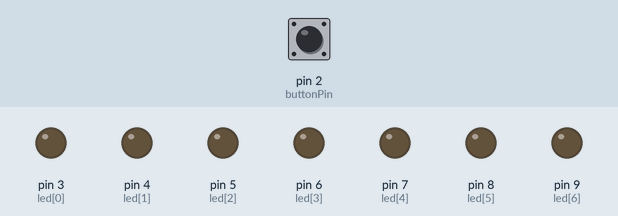
This sketch was run on a simulated Arduino Uno, built with avr-gcc and run on an emulated ATmega328P. Parts: output pins drawn as LEDs (lit = HIGH). The test bench sets the inputs (shaded band); at power-on: pin 2 (buttonPin) HIGH.

Above: at 1.2 s.
1.3 s: pin 2 (buttonPin) pulled LOW for 0.15 s
At 2.0 s:
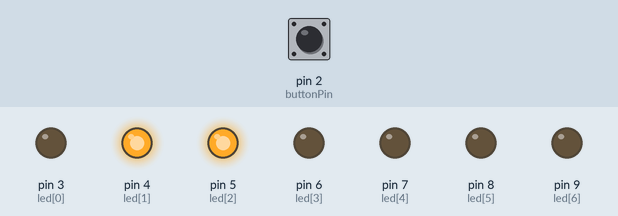
2.9 s: pin 2 (buttonPin) pulled LOW for 1 s
At 3.2 s:
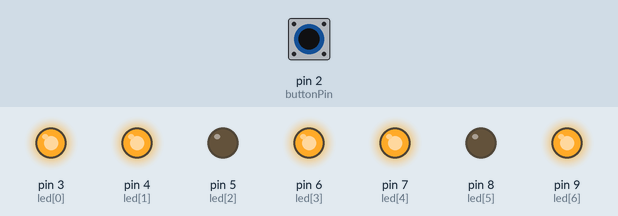
5.4 s: pin 2 (buttonPin) pulled LOW for 0.15 s
At 6.3 s:
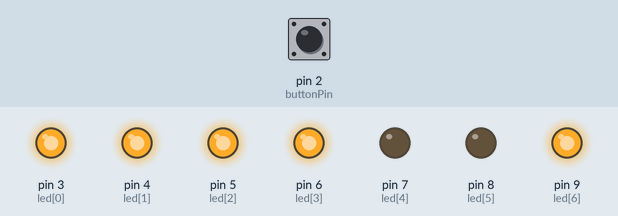
7.0 s: pin 2 (buttonPin) pulled LOW for 3.2 s
At 7.6 s:
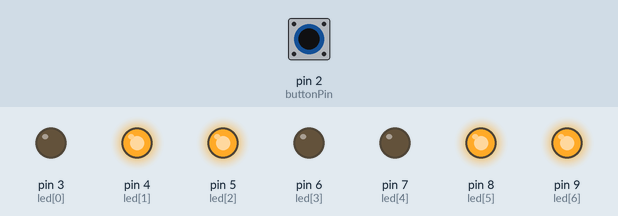
11.7 s: pin 2 (buttonPin) pulled LOW for 0.15 s
At 12.3 s:
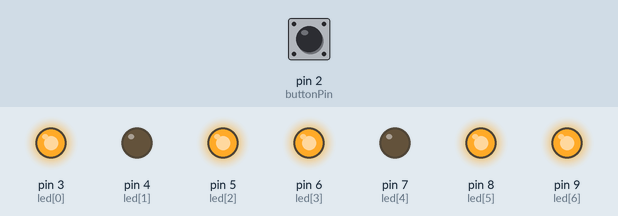
13.3 s: pin 2 (buttonPin) pulled LOW for 1 s
At 13.6 s:
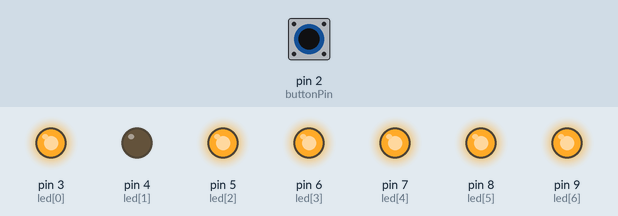
Timing chart, 0 to 16.3 s (numbered marks = the images above; inputs shaded):
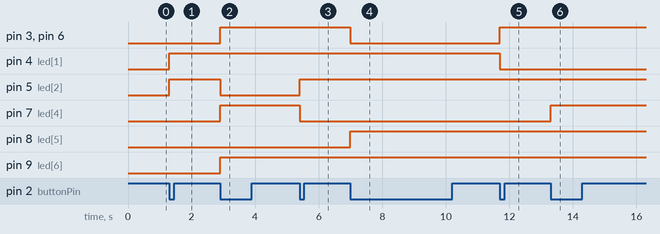

Measured:
- after the input at 1.3 s, pin 4 (led[1]), pin 5 (led[2]): LOW → HIGH at once
- after the input at 2.9 s, pin 3 (led[0]), pin 6 (led[3]), pin 7 (led[4]), pin 9 (led[6]): LOW → HIGH at once; pin 5 (led[2]): HIGH → LOW at once
- after the input at 5.4 s, pin 5 (led[2]): LOW → HIGH at once; pin 7 (led[4]): HIGH → LOW at once
- after the input at 7.0 s, pin 3 (led[0]), pin 6 (led[3]): HIGH → LOW at once; pin 8 (led[5]): LOW → HIGH at once
- after the input at 11.7 s, pin 3 (led[0]), pin 6 (led[3]): LOW → HIGH at once; pin 4 (led[1]): HIGH → LOW at once
- after the input at 13.3 s, pin 7 (led[4]): LOW → HIGH at once

The sketch:

exec.ino
```cpp
const int buttonPin = 2;
const int led[] = {3, 4, 5, 6, 7, 8, 9};

int contador = 0;
bool buttonState = false;
bool lastButtonState = false;

void setup() {
  // Configura os LEDs como saída
  for (int i = 0; i < 7; i++) {
    pinMode(led[i], OUTPUT);
  }
  // Configura o pino do botão como entrada
  pinMode(buttonPin, INPUT);
}

void loop() {
  // Lê o estado atual do botão
  buttonState = digitalRead(buttonPin);

  // Verifica se houve uma transição de pressionado para não pressionado
  if (buttonState == LOW && lastButtonState == HIGH) {
    contador++;  // Incrementa o contador
    if (contador > 9) {
      contador = 0;  // Volta para zero após 9
    }
    atualizarDisplay();  // Atualiza os LEDs com o novo valor do contador
  }

  // Atualiza o estado anterior do botão
  lastButtonState = buttonState;
}

void atualizarDisplay() {
  // Define os padrões de cada LED para os números de 0 a 9
  const bool digitos[10][7] = {
    {1, 1, 1, 1, 1, 1, 0},  // 0
    {0, 1, 1, 0, 0, 0, 0},  // 1
    {1, 1, 0, 1, 1, 0, 1},  // 2
    {1, 1, 1, 1, 0, 0, 1},  // 3
    {0, 1, 1, 0, 0, 1, 1},  // 4
    {1, 0, 1, 1, 0, 1, 1},  // 5
    {1, 0, 1, 1, 1, 1, 1},  // 6
    {1, 1, 1, 0, 0, 0, 0},  // 7
    {1, 1, 1, 1, 1, 1, 1},  // 8
    {1, 1, 1, 1, 0, 1, 1}   // 9
  };

  // Atualiza cada LED de acordo com o valor do contador
  for (int i = 0; i < 7; i++) {
    digitalWrite(led[i], digitos[contador][i]);
  }
}
```
